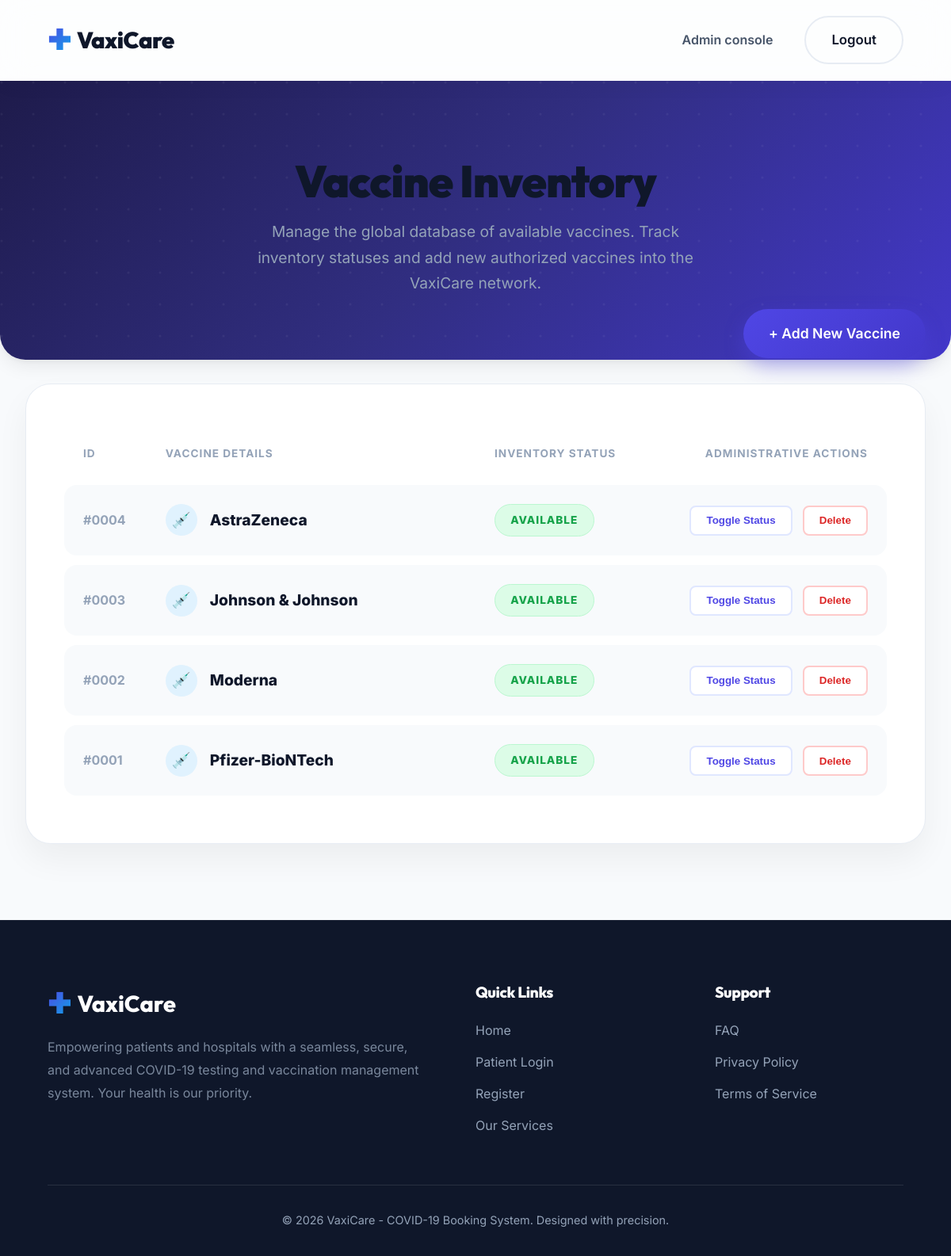
/admin/vaccines.php (signed in), run on the app's committed database.
### tables this page shows
CREATE TABLE `vaccines` (
  `id` int(11) NOT NULL AUTO_INCREMENT,
  `vaccine_name` varchar(100) NOT NULL,
  `availability_status` enum('Available','Out of Stock') NOT NULL DEFAULT 'Available',
  `created_at` timestamp NOT NULL DEFAULT current_timestamp(),
  PRIMARY KEY (`id`)
);

### admin/vaccines.php (the view, shortened to what this page needs)
<?php
require_once '../config/database.php';
$vaccines = $conn->query("SELECT * FROM vaccines ORDER BY id DESC")->fetchAll();
include '../includes/header.php';
?>
<div class="admin-dashboard-wrapper">
    <div class="vaccine-hero animate-fade-up">
        <h2>Vaccine Inventory</h2>
        <p>Manage the global database of available vaccines. Track inventory statuses and add new authorized vaccines into the VaxiCare network.</p>
    </div>
    <div class="content-container">
        <div class="action-bar animate-fade-up delay-1">
            <a href="#addVaccineModal" class="btn-primary" style="padding: 1rem 2rem; border-radius: 50px; font-size: 1.1rem; box-shadow: 0 10px 25px rgba(79, 70, 229, 0.4);">+ Add New Vaccine</a>
        </div>
        <div class="glass-panel animate-fade-up delay-2">
            <table class="vax-table">
                <thead>
                    <tr>
                        <th width="10%">ID</th>
                        <th width="40%">Vaccine Details</th>
                        <th width="20%">Inventory Status</th>
                        <th width="30%" style="text-align: right;">Administrative Actions</th>
                    </tr>
                </thead>
                <tbody>
                    <?php if(count($vaccines) > 0): ?>
                        <?php foreach($vaccines as $v): ?>
                            <tr>
                                <td>#<?php echo str_pad($v['id'], 4, '0', STR_PAD_LEFT); ?></td>
                                <td>
                                    <div class="vax-name">
                                        <div class="vax-icon">💉</div>
                                        <?php echo htmlspecialchars($v['vaccine_name']); ?>
                                    </div>
                                </td>
                                <td>
                                    <?php if($v['availability_status'] === 'Available'): ?>
                                        <span class="status-badge status-avail">Available</span>
                                    <?php else: ?>
                                        <span class="status-badge status-out">Out of Stock</span>
                                    <?php endif; ?>
                                </td>
                                <td>
                                    <div class="action-btns">
                                        <form method="post" style="margin:0;">
                                            <button type="submit" class="btn-toggle">Toggle Status</button>
                                        </form>
                                        <form method="post" style="margin:0;">
                                            <button type="submit" class="btn-del">Delete</button>
                                        </form>
                                    </div>
                                </td>
                            </tr>
                        <?php endforeach; ?>
                    <?php endif; ?>
                </tbody>
            </table>
        </div>
    </div>
</div>
<?php include '../includes/footer.php'; ?>

### assets/css/style.css (style rules this page uses)
:root { --primary: #4f46e5; --primary-dark: #4338ca; --primary-light: #e0e7ff; --primary-glow: rgba(79, 70, 229, 0.4); --accent: #0ea5e9; --accent-glow: rgba(14, 165, 233, 0.4); --secondary: #0f172a; --secondary-light: #1e293b; --bg-main: #f8fafc; --surface: #ffffff; --text-primary: #0f172a; --text-secondary: #475569; --text-muted: #94a3b8; --border: rgba(226, 232, 240, 0.8); --border-light: rgba(255, 255, 255, 0.2); --success: #10b981; --success-bg: #ecfdf5; --warning: #f59e0b; --warning-bg: #fffbeb; --danger: #ef4444; --danger-bg: #fef2f2; --font-sans: 'Inter', sans-serif; --font-heading: 'Outfit', sans-serif; --shadow-sm: 0 2px 4px rgba(0,0,0,0.02), 0 1px 2px rgba(0,0,0,0.04); --shadow-md: 0 4px 6px -1px rgba(0, 0, 0, 0.05), 0 2px 4px -1px rgba(0, 0, 0, 0.03); --shadow-lg: 0 10px 25px -3px rgba(0, 0, 0, 0.08), 0 4px 6px -2px rgba(0, 0, 0, 0.04); --shadow-float: 0 20px 40px -5px rgba(79, 70, 229, 0.15), 0 10px 20px -5px rgba(0, 0, 0, 0.05); --radius-sm: 0.5rem; --radius-md: 1rem; --radius-lg: 1.5rem; --radius-xl: 2rem; --radius-full: 9999px; --transition-fast: all 0.2s cubic-bezier(0.4, 0, 0.2, 1); --transition: all 0.4s cubic-bezier(0.16, 1, 0.3, 1); --transition-slow: all 0.7s cubic-bezier(0.16, 1, 0.3, 1); }
* { margin: 0; padding: 0; box-sizing: border-box; }
html { scroll-behavior: smooth; }
body { font-family: var(--font-sans); background-color: var(--bg-main); color: var(--text-secondary); line-height: 1.7; -webkit-font-smoothing: antialiased; -moz-osx-font-smoothing: grayscale; display: flex; flex-direction: column; min-height: 100vh; overflow-x: hidden; }
.animate-fade-up { animation: fadeInUp 0.8s cubic-bezier(0.16, 1, 0.3, 1) forwards; }
.delay-1 { animation-delay: 0.1s; }
.delay-2 { animation-delay: 0.2s; }
h1, h2, h3, h4, h5, h6 { font-family: var(--font-heading); color: var(--text-primary); line-height: 1.1; margin-bottom: 1rem; font-weight: 800; letter-spacing: -0.02em; }
a { text-decoration: none; color: var(--primary); transition: var(--transition-fast); }
.btn-primary, .btn-secondary, .btn-outline, .btn-danger, .btn-success { display: inline-flex; align-items: center; justify-content: center; padding: 0.9rem 2rem; border-radius: var(--radius-full); font-weight: 600; font-size: 1.05rem; cursor: pointer; transition: var(--transition); border: 2px solid transparent; text-align: center; font-family: var(--font-sans); position: relative; overflow: hidden; }
.btn-primary { background: linear-gradient(135deg, var(--primary), var(--primary-dark)); color: var(--surface) !important; box-shadow: 0 10px 20px -10px var(--primary); border: none; }
.btn-primary::before { content: ''; position: absolute; top: 0; left: -100%; width: 100%; height: 100%; background: linear-gradient(90deg, transparent, rgba(255,255,255,0.2), transparent); transition: all 0.5s ease; }

### data on the page
vaccines: id "0004", vaccine_name "AstraZeneca", availability_status "AVAILABLE"
vaccines: id "0003", vaccine_name "Johnson & Johnson", availability_status "AVAILABLE"
vaccines: id "0002", vaccine_name "Moderna", availability_status "AVAILABLE"
vaccines: id "0001", vaccine_name "Pfizer-BioNTech", availability_status "AVAILABLE"
